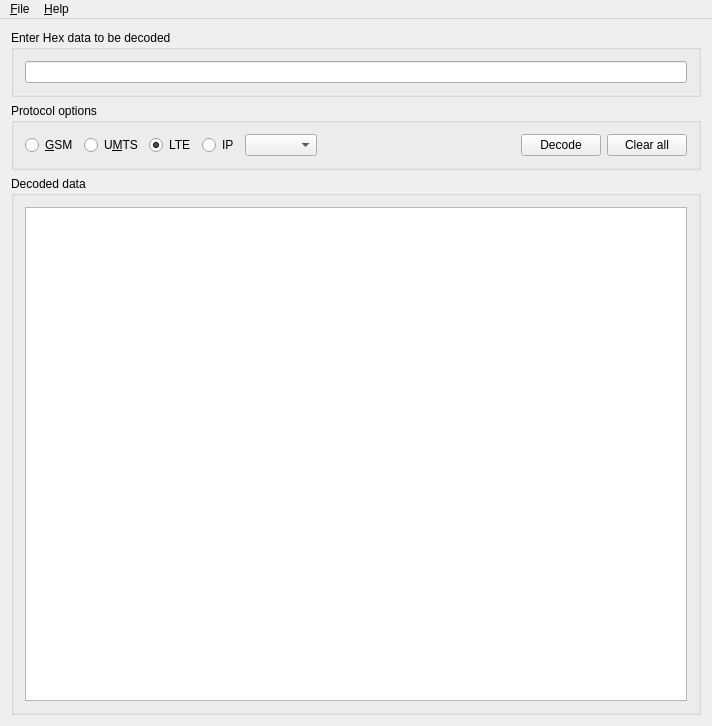
<?xml version="1.0" encoding="UTF-8"?>
<ui version="4.0">
 <class>MainWindow</class>
 <widget class="QMainWindow" name="MainWindow">
  <property name="geometry">
   <rect>
    <x>0</x>
    <y>0</y>
    <width>712</width>
    <height>726</height>
   </rect>
  </property>
  <property name="sizePolicy">
   <sizepolicy hsizetype="MinimumExpanding" vsizetype="MinimumExpanding">
    <horstretch>0</horstretch>
    <verstretch>0</verstretch>
   </sizepolicy>
  </property>
  <property name="windowTitle">
   <string>3GPP Decoder</string>
  </property>
  <property name="windowIcon">
   <iconset resource="images.qrc">
    <normaloff>:/images/decoder.png</normaloff>:/images/decoder.png</iconset>
  </property>
  <widget class="QWidget" name="centralWidget">
   <layout class="QVBoxLayout" name="verticalLayout_3">
    <item>
     <widget class="QGroupBox" name="groupBox">
      <property name="title">
       <string>Enter Hex data to be decoded</string>
      </property>
      <layout class="QVBoxLayout" name="verticalLayout">
       <item>
        <widget class="QLineEdit" name="lineEditData"/>
       </item>
      </layout>
     </widget>
    </item>
    <item>
     <widget class="QGroupBox" name="groupBox_2">
      <property name="title">
       <string>Protocol options</string>
      </property>
      <layout class="QGridLayout" name="gridLayout">
       <item row="0" column="6">
        <widget class="QPushButton" name="pushButtonDecode">
         <property name="text">
          <string>Decode</string>
         </property>
        </widget>
       </item>
       <item row="0" column="4">
        <widget class="QComboBox" name="comboBoxProtocol">
         <property name="currentText">
          <string/>
         </property>
        </widget>
       </item>
       <item row="0" column="0" colspan="4">
        <layout class="QHBoxLayout" name="horizontalLayout">
         <item>
          <widget class="QRadioButton" name="radioButtonGsm">
           <property name="text">
            <string>&amp;GSM</string>
           </property>
          </widget>
         </item>
         <item>
          <widget class="QRadioButton" name="radioButtonUmts">
           <property name="text">
            <string>U&amp;MTS</string>
           </property>
          </widget>
         </item>
         <item>
          <widget class="QRadioButton" name="radioButtonLte">
           <property name="text">
            <string>LTE</string>
           </property>
           <property name="checked">
            <bool>true</bool>
           </property>
          </widget>
         </item>
         <item>
          <widget class="QRadioButton" name="radioButtonIP">
           <property name="text">
            <string>IP</string>
           </property>
          </widget>
         </item>
        </layout>
       </item>
       <item row="0" column="7">
        <widget class="QPushButton" name="pushButtonClear">
         <property name="text">
          <string>Clear all</string>
         </property>
        </widget>
       </item>
       <item row="0" column="5">
        <spacer name="horizontalSpacer">
         <property name="orientation">
          <enum>Qt::Horizontal</enum>
         </property>
         <property name="sizeHint" stdset="0">
          <size>
           <width>40</width>
           <height>20</height>
          </size>
         </property>
        </spacer>
       </item>
      </layout>
     </widget>
    </item>
    <item>
     <widget class="QGroupBox" name="groupBox_3">
      <property name="sizePolicy">
       <sizepolicy hsizetype="Expanding" vsizetype="Expanding">
        <horstretch>0</horstretch>
        <verstretch>0</verstretch>
       </sizepolicy>
      </property>
      <property name="title">
       <string>Decoded data</string>
      </property>
      <layout class="QVBoxLayout" name="verticalLayout_2">
       <item>
        <widget class="QTextEdit" name="textEditDecoded">
         <property name="font">
          <font>
           <family>Monospace</family>
          </font>
         </property>
        </widget>
       </item>
      </layout>
     </widget>
    </item>
   </layout>
  </widget>
  <widget class="QMenuBar" name="menuBar">
   <property name="geometry">
    <rect>
     <x>0</x>
     <y>0</y>
     <width>712</width>
     <height>26</height>
    </rect>
   </property>
   <widget class="QMenu" name="menu_File">
    <property name="title">
     <string>&amp;File</string>
    </property>
    <addaction name="action_Preference"/>
    <addaction name="action_Exit"/>
   </widget>
   <widget class="QMenu" name="menu_Help">
    <property name="title">
     <string>&amp;Help</string>
    </property>
    <addaction name="action_About_Decoder"/>
   </widget>
   <addaction name="menu_File"/>
   <addaction name="menu_Help"/>
  </widget>
  <action name="action_Exit">
   <property name="text">
    <string>&amp;Exit</string>
   </property>
  </action>
  <action name="action_About_Decoder">
   <property name="text">
    <string>&amp;About Decoder</string>
   </property>
  </action>
  <action name="action_Preference">
   <property name="text">
    <string>&amp;Preferences</string>
   </property>
   <property name="toolTip">
    <string>Preferences</string>
   </property>
  </action>
 </widget>
 <layoutdefault spacing="6" margin="11"/>
 <resources>
  <include location="images.qrc"/>
 </resources>
 <connections/>
</ui>
